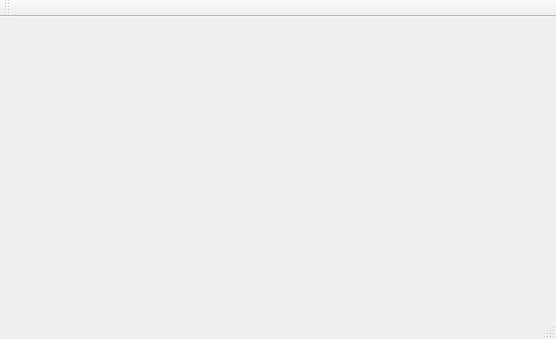
<?xml version="1.0" encoding="UTF-8"?>
<ui version="4.0">
 <class>MainWindow</class>
 <widget class="QMainWindow" name="MainWindow">
  <property name="geometry">
   <rect>
    <x>0</x>
    <y>0</y>
    <width>556</width>
    <height>339</height>
   </rect>
  </property>
  <property name="windowTitle">
   <string>MainWindow</string>
  </property>
  <widget class="QWidget" name="centralWidget"/>
  <widget class="QMenuBar" name="menuBar">
   <property name="geometry">
    <rect>
     <x>0</x>
     <y>0</y>
     <width>556</width>
     <height>21</height>
    </rect>
   </property>
  </widget>
  <widget class="QToolBar" name="mainToolBar">
   <attribute name="toolBarArea">
    <enum>TopToolBarArea</enum>
   </attribute>
   <attribute name="toolBarBreak">
    <bool>false</bool>
   </attribute>
  </widget>
  <widget class="QStatusBar" name="statusBar"/>
 </widget>
 <layoutdefault spacing="6" margin="11"/>
 <resources/>
 <connections/>
</ui>
